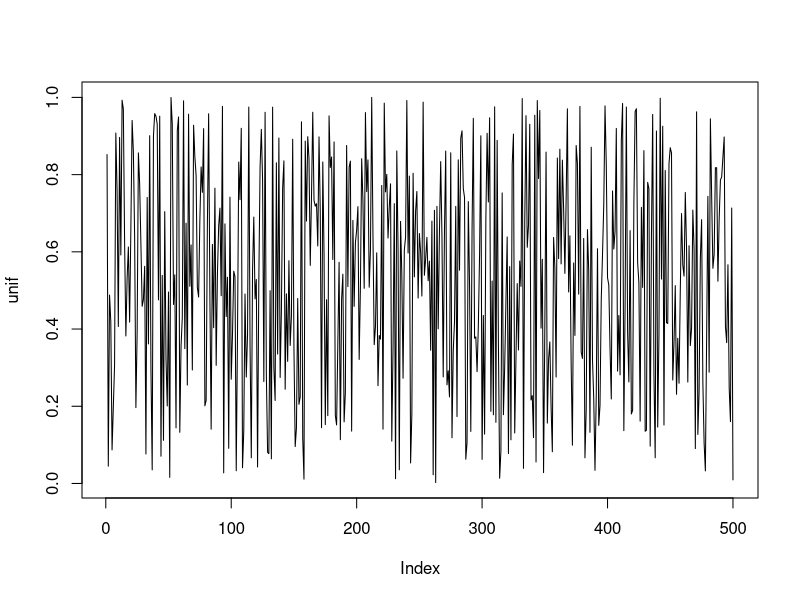
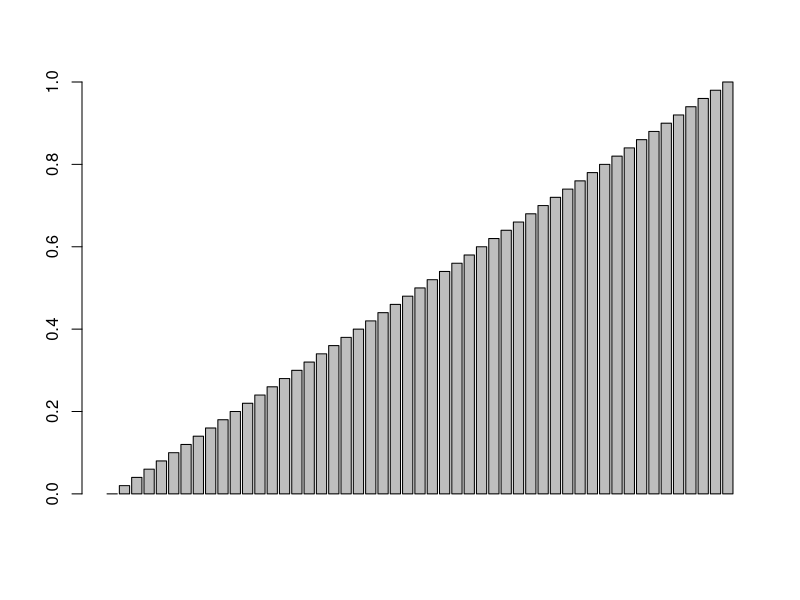

These figures' R source, in order:
## ---- chunk 1
knitr::opts_chunk$set(echo = TRUE)
## ---- chunk 2
a=0
b=1

x = seq(0,1, 0.02)

punif(0.5, min=a, max = b)


dunif(0.5, min=a,max = b)
unif <- runif(500, min = 0, max = b)
plot(unif, type="l") 

barplot(punif(x,min= a,max= b))
mean(unif)


qunif(.5,a,b)

